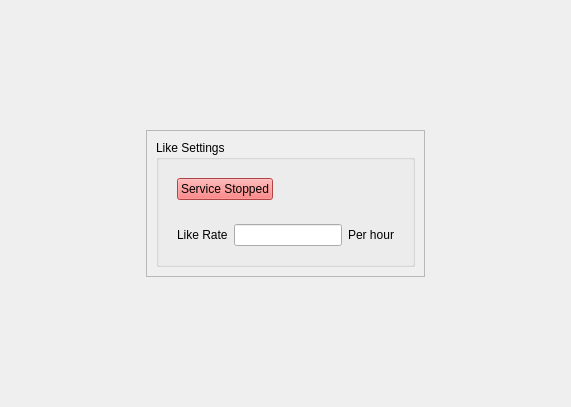
<?xml version="1.0" encoding="UTF-8"?>
<ui version="4.0">
    <class>Form</class>
    <widget class="QWidget" name="Form">
        <property name="geometry">
            <rect>
                <x>0</x>
                <y>0</y>
                <width>571</width>
                <height>407</height>
            </rect>
        </property>
        <property name="windowTitle">
            <string>Form</string>
        </property>
        <layout class="QHBoxLayout" name="horizontalLayout_3">
            <item>
                <spacer name="horizontalSpacer_3">
                    <property name="orientation">
                        <enum>Qt::Horizontal</enum>
                    </property>
                    <property name="sizeHint" stdset="0">
                        <size>
                            <width>40</width>
                            <height>20</height>
                        </size>
                    </property>
                </spacer>
            </item>
            <item>
                <widget class="QWidget" name="widget_2" native="true">
                    <layout class="QVBoxLayout" name="verticalLayout_2">
                        <item>
                            <spacer name="verticalSpacer">
                                <property name="orientation">
                                    <enum>Qt::Vertical</enum>
                                </property>
                                <property name="sizeHint" stdset="0">
                                    <size>
                                        <width>20</width>
                                        <height>40</height>
                                    </size>
                                </property>
                            </spacer>
                        </item>
                        <item>
                            <widget class="QFrame" name="frame">
                                <property name="frameShape">
                                    <enum>QFrame::StyledPanel</enum>
                                </property>
                                <property name="frameShadow">
                                    <enum>QFrame::Raised</enum>
                                </property>
                                <layout class="QVBoxLayout" name="verticalLayout_3">
                                    <item>
                                        <widget class="QGroupBox" name="groupBox">
                                            <property name="title">
                                                <string>Like Settings</string>
                                            </property>
                                            <layout class="QVBoxLayout" name="verticalLayout">
                                                <item>
                                                    <widget class="QWidget" name="widget_3" native="true">
                                                        <layout class="QHBoxLayout" name="horizontalLayout_2">
                                                            <item>
                                                                <widget class="QPushButton" name="start_button">
                                                                    <property name="styleSheet">
                                                                        <string notr="true">background-color:#F65F5F
                                                                        </string>
                                                                    </property>
                                                                    <property name="text">
                                                                        <string>Service Stopped</string>
                                                                    </property>
                                                                </widget>
                                                            </item>
                                                            <item>
                                                                <spacer name="horizontalSpacer">
                                                                    <property name="orientation">
                                                                        <enum>Qt::Horizontal</enum>
                                                                    </property>
                                                                    <property name="sizeHint" stdset="0">
                                                                        <size>
                                                                            <width>40</width>
                                                                            <height>20</height>
                                                                        </size>
                                                                    </property>
                                                                </spacer>
                                                            </item>
                                                        </layout>
                                                    </widget>
                                                </item>
                                                <item>
                                                    <widget class="QWidget" name="widget" native="true">
                                                        <layout class="QHBoxLayout" name="horizontalLayout">
                                                            <item>
                                                                <widget class="QLabel" name="label">
                                                                    <property name="text">
                                                                        <string>Like Rate</string>
                                                                    </property>
                                                                </widget>
                                                            </item>
                                                            <item>
                                                                <widget class="QLineEdit" name="rate_text">
                                                                    <property name="styleSheet">
                                                                        <string notr="true"/>
                                                                    </property>
                                                                    <property name="frame">
                                                                        <bool>true</bool>
                                                                    </property>
                                                                </widget>
                                                            </item>
                                                            <item>
                                                                <widget class="QLabel" name="label_2">
                                                                    <property name="text">
                                                                        <string>Per hour</string>
                                                                    </property>
                                                                </widget>
                                                            </item>
                                                        </layout>
                                                    </widget>
                                                </item>
                                            </layout>
                                        </widget>
                                    </item>
                                </layout>
                            </widget>
                        </item>
                        <item>
                            <spacer name="verticalSpacer_2">
                                <property name="orientation">
                                    <enum>Qt::Vertical</enum>
                                </property>
                                <property name="sizeHint" stdset="0">
                                    <size>
                                        <width>20</width>
                                        <height>40</height>
                                    </size>
                                </property>
                            </spacer>
                        </item>
                    </layout>
                </widget>
            </item>
            <item>
                <spacer name="horizontalSpacer_2">
                    <property name="orientation">
                        <enum>Qt::Horizontal</enum>
                    </property>
                    <property name="sizeHint" stdset="0">
                        <size>
                            <width>40</width>
                            <height>20</height>
                        </size>
                    </property>
                </spacer>
            </item>
        </layout>
    </widget>
    <resources/>
    <connections/>
</ui>
